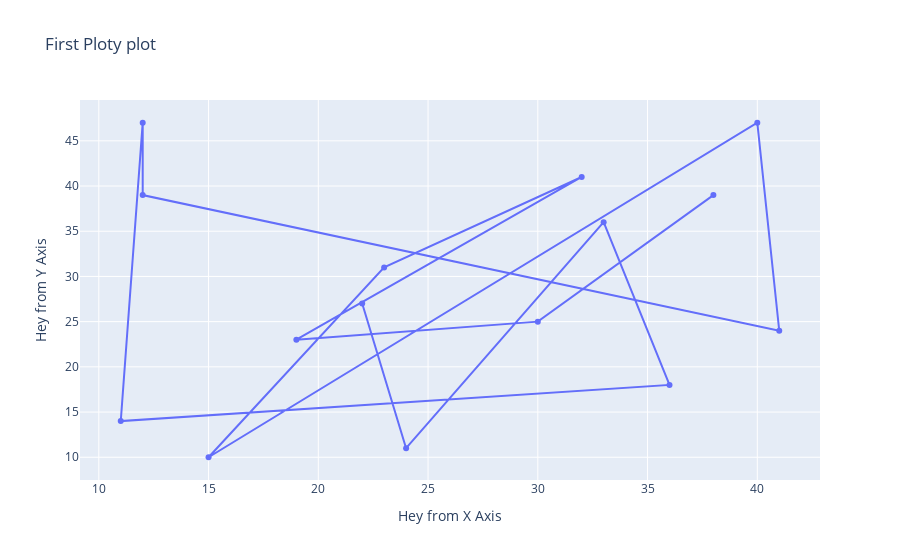

The code cell stored with this chart in its notebook:
### Code cell
# fig.update_layout(
#     title = "First Ploty plot",
#     xaxis_title = "Hey from X Axis",
#     yaxis_title = "Hey from Y Axis"
# )

### Figure 1 — Plotly figure (JSON) as saved in the notebook; plotly's stock layout.template omitted (floating-point values rounded to 4 significant figures)
{"data": [{"type": "scatter", "x": [22, 24, 33, 36, 11, 12, 12, 41, 40, 15, 23, 32, 19, 30, 38], "y": [27, 11, 36, 18, 14, 47, 39, 24, 47, 10, 31, 41, 23, 25, 39]}], "layout": {"autosize": true, "title": {"text": "First Ploty plot"}, "xaxis": {"autorange": true, "range": [9.184, 42.82], "title": {"text": "Hey from X Axis"}, "type": "linear"}, "yaxis": {"autorange": true, "range": [6.947, 50.05], "title": {"text": "Hey from Y Axis"}, "type": "linear"}}}
